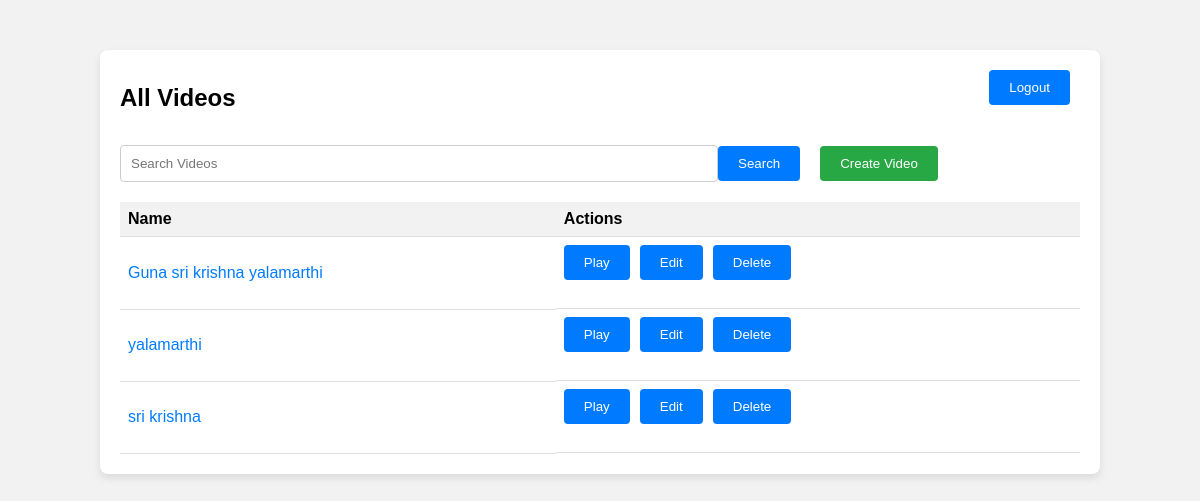
/all_videos/, run on an earlier commit of the app's database.
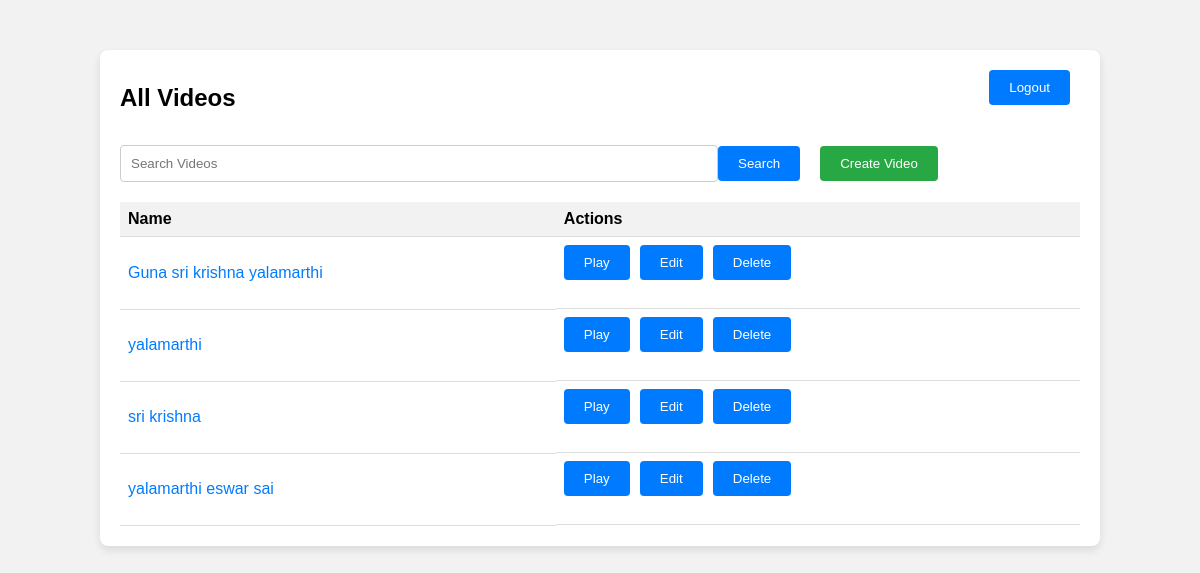
And on a later commit of the database.
### videos/models.py (models this page shows, shortened)
class Video(models.Model):
    id = models.AutoField(primary_key=True)
    user = models.ForeignKey(settings.AUTH_USER_MODEL, on_delete=models.CASCADE)
    name = models.CharField(max_length=255)
    video_url = models.URLField()
    created_at = models.DateTimeField(auto_now_add=True)

### videos/views.py (the view)
# urls.py: path('all_videos/', views.all_videos, name='all_videos'),
def all_videos(request):
    videos = Video.objects.all()
    search_form = VideoSearchForm(request.GET)  # Bind request data to the form
    if search_form.is_valid():
        query = search_form.cleaned_data['query']
        videos = videos.filter(name__icontains=query)
    return render(request, 'all_videos.html', {'videos': videos, 'search_form': search_form})

### videos/forms.py
class VideoSearchForm(forms.Form):
    query = forms.CharField(label='Search Videos', max_length=100)

### videos/templates/all_videos.html (shortened to what this page needs)
<!DOCTYPE html>
<html lang="en">
<head>
</head>
<body>
    <div class="container">
        <div class="header">
            <h1>All Videos</h1>
            <form action="{% url 'logout' %}" method="post">
                <button type="submit" class="logout">Logout</button>
            </form>
        </div>
        <form id="searchForm" method="GET" action="{% url 'all_videos' %}">
            <input type="text" name="query" placeholder="Search Videos" value="{{ request.GET.query }}">
            <button type="submit">Search</button>
            <button type="button" class="btn-create" onclick="location.href='{% url 'create_video' %}'">Create Video</button>
        </form>
        <table>
            <tr>
                <th>Name</th>
                <th>Actions</th>
            </tr>
            {% for video in videos %}
            <tr>
                <td>
                    <a href="{% url 'video_detail' video.pk %}">{{ video.name }}</a>
                </td>
                <td class="actions">
                    <form action="{% url 'video_player_view' video.video_url video.name %}" method="get" style="display: inline;">
                        <button type="submit">Play</button>
                    </form>
                    <form action="{% url 'edit_video' video.pk %}" method="get">
                        <button class="btn-edit" type="submit">Edit</button>
                    </form>
                    <form action="{% url 'delete_video' video.pk %}" method="post">
                        <button class="btn-delete" type="submit">Delete</button>
                    </form>
                </td>
            </tr>
            {% endfor %}
        </table>
    </div>
</body>
</html>

### videos/templates/all_videos.html (style rules this page uses)
body { font-family: Arial, sans-serif; background-color: #f2f2f2; margin: 0; padding: 0; }
.container { width: 80%; margin: 50px auto; background-color: #fff; border-radius: 8px; padding: 20px; box-shadow: 0 4px 8px rgba(0, 0, 0, 0.1); }
.header { display: flex; justify-content: space-between; align-items: center; margin-bottom: 20px; }
h1 { font-size: 24px; margin: 0; }
.logout { padding: 6px 12px; border: none; border-radius: 4px; cursor: pointer; background-color: #007bff; color: #fff; }
table { width: 100%; border-collapse: collapse; }
th, td { padding: 8px; text-align: left; border-bottom: 1px solid #ddd; }
th { background-color: #f2f2f2; }
td { background-color: #fff; }
.actions { display: flex; }
button { margin-right: 10px; padding: 6px 12px; border: none; border-radius: 4px; cursor: pointer; }
.btn-edit { background-color: #007bff; color: #fff; }
.btn-delete { background-color: #dc3545; color: #fff; }
a { text-decoration: none; color: #007bff; }
form { margin-bottom: 20px; display: flex; align-items: center; }
input[type="text"] { padding: 10px; width: 60%; border: 1px solid #ccc; border-radius: 4px; }
button[type="submit"] { padding: 10px 20px; background-color: #007bff; color: #fff; border: none; border-radius: 4px; cursor: pointer; }
button.btn-create { padding: 10px 20px; background-color: #28a745; color: #fff; border: none; border-radius: 4px; cursor: pointer; margin-left: 10px; }

What changed in the data, as far as the page shows it:
added Video: name "yalamarthi eswar sai"
